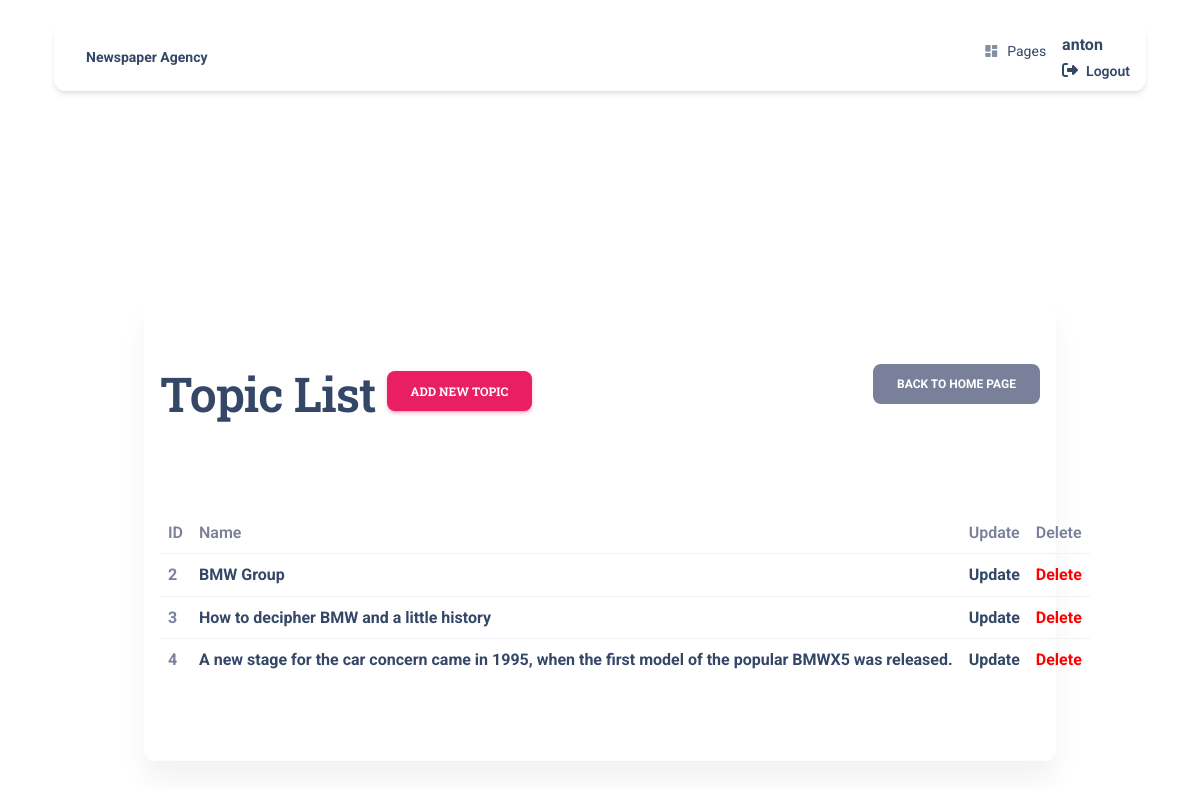
Page /topics/ (signed in) on the committed database.
### topic/models.py (models this page shows, shortened)
class Redactor(AbstractUser):
    years_of_experience = models.IntegerField(null=True, default="0")

class Topic(models.Model):
    name = models.CharField(max_length=255, unique=True)

### topic/views.py (the view)
class TopicListView(LoginRequiredMixin, generic.ListView):
    model = Topic
    paginate_by = 5

### templates/topic/topic_list.html (shortened to what this page needs)
{% extends 'layouts/base.html' %}
{% load crispy_forms_tags %}
{% block content %}
    <br><br><br><br>
<div class="container">
<br><br>
  <div class="card card-body blur shadow-blur mx-3 mx-lg-4 mt-n1"  >
        <section class="my-4 py-4" >
          <a style="float:right" href="{% url 'newspaper_agency:index' %}" class="btn btn-secondary link-to-page">
      back to home page
    </a>
   <h1>
      Topic List
      <a href="{% url 'newspaper_agency:topic-create' %}" class="btn btn-primary link-to-page">
        Add new topic
      </a>
    </h1>
<br>
<br>
 <br>
  {% if topic_list %}
    <table class="table">
      <tr>
        <th>ID</th>
        <th>Name</th>
        <th>Update</th>
        <th>Delete</th>
      </tr>
      {% for topic in topic_list %}
        <tr>
          <td>
              {{ topic.id }}
          </td>
          <td>
            <a href="{% url 'newspaper_agency:topic-detail' pk=topic.id %} "><strong>{{ topic.name }}</strong></a>
          </td>
          <td>
              <a href="{% url 'newspaper_agency:topic-update' pk=topic.id %}">
                Update
              </a>
            </td>
            <td>
              <a style="color: red"
                href="{% url 'newspaper_agency:topic-delete' pk=topic.id %}">
                Delete
              </a>
            </td>
        </tr>
      {% endfor %}
    </table>
  {% else %}
      <p>There are no topics in the service.</p>
  {% endif %}
  </div>
</div>
</div>
 {% endblock %}

### templates/includes/navigation.html (shortened to what this page needs)
  <div class="container position-sticky z-index-sticky top-0">
    <div class="row">
      <div class="col-12">
        <nav class="navbar navbar-expand-lg  blur border-radius-xl mt-4 top-0 z-index-3 shadow position-absolute my-3 py-2 start-0 end-0 mx-4">
          <div class="container-fluid px-0">
            <a class="navbar-brand font-weight-bolder ms-sm-3 "  href="/" rel="tooltip" title="Designed and Coded by Creative Tim" data-placement="bottom">
              <strong>Newspaper Agency<strong>
            </a>
            <div class="collapse navbar-collapse pt-3 pb-2 py-lg-0 w-100" id="navigation" >
              <ul class="navbar-nav navbar-nav-hover ms-auto">
                <li class="nav-item dropdown dropdown-hover mx-2">
                  <a class="nav-link ps-2 d-flex cursor-pointer align-items-center" id="dropdownMenuPages" data-bs-toggle="dropdown" aria-expanded="false">
                    <i class="material-icons opacity-6 me-2 text-md">dashboard</i>
                    Pages
                  </a>
                </li>
                <br>
                {% if request.user.is_authenticated %}
                <ul class="sidebar-nav list-group" >
                    <a
                        href="{% url 'newspaper_agency:redactor-detail' pk=user.id %} ">
                      {{ user.get_username }}
                    </a>
                    <a
                      href="{% url 'newspaper_agency:logout' %}">
                      <i class="fa fa-sign-out me-1"></i>
                      <p class="d-inline text-sm font-weight-bold" data-bs-toggle="tooltip" data-bs-placement="bottom" title="Sign OUT">Logout</p>
                    </a>
                </ul>
                {% endif %}
              </ul>
            </div>
          </div>
        </nav>
      </div>
    </div>
  </div>

### rows in the picture
Redactor: get_username "anton"
Topic: id "2", name "BMW Group"
Topic: id "3", name "How to decipher BMW and a little history"
Topic: id "4", name "A new stage for the car concern came in 1995, when the first model of the popular BMWX5 was released."
